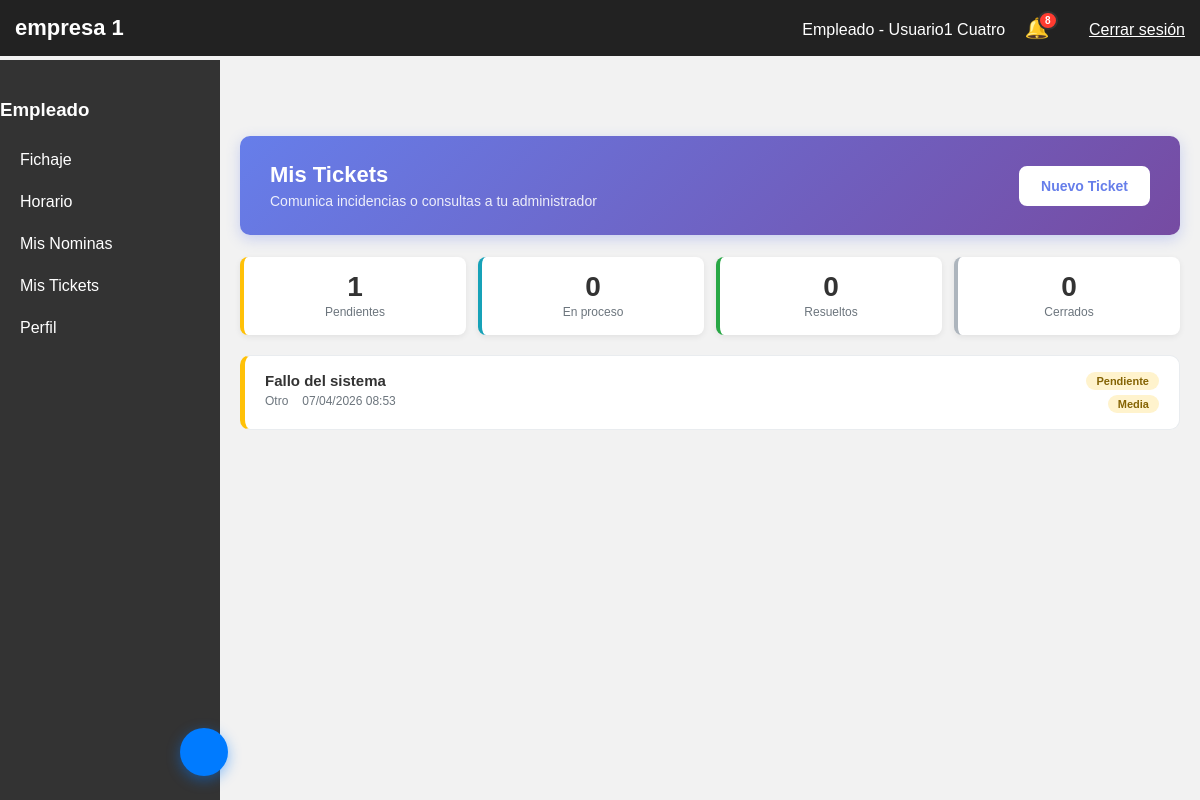
The app's page /panel.php?seccion=tickets (signed in), older data.
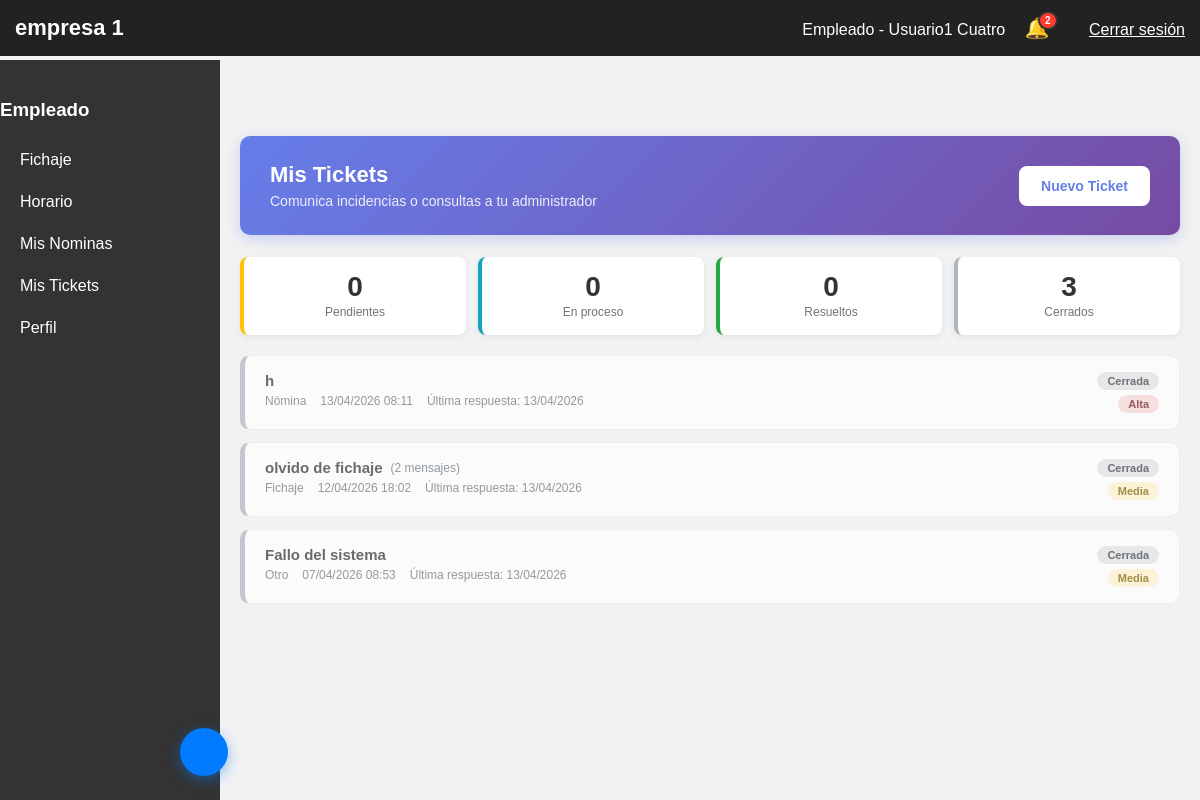
The same page, newer data.
### tables this page shows
CREATE TABLE `incidencias` (
  `id_incidencia` int(11) NOT NULL,
  `id_usuario` int(11) NOT NULL,
  `id_empresa` int(11) NOT NULL DEFAULT 1,
  `asunto` varchar(100) NOT NULL,
  `categoria` enum('HORARIO','NOMINA','VACACIONES','FICHAJE','OTRO') NOT NULL DEFAULT 'OTRO',
  `prioridad` enum('BAJA','MEDIA','ALTA') NOT NULL DEFAULT 'MEDIA',
  `mensaje` text NOT NULL,
  `respuesta` text DEFAULT NULL,
  `cerrado_por` int(11) DEFAULT NULL,
  `estado` enum('PENDIENTE','EN_PROCESO','RESUELTA','CERRADA') NOT NULL DEFAULT 'PENDIENTE',
  `fecha_creacion` timestamp NOT NULL DEFAULT current_timestamp(),
  `fecha_respuesta` timestamp NULL DEFAULT NULL
);

### secciones/tickets.php (the view, shortened to what the changed rows need)
<?php
$idUsuario = $_SESSION['usuario']['id'];
$idEmpresa = (int)$_SESSION['empresa_activa'];
$idTicket = isset($_GET['ticket']) ? (int)$_GET['ticket'] : 0;
$stmtLista = $pdo->prepare("
    SELECT i.*,
        (SELECT COUNT(*) FROM mensajes_ticket m WHERE m.id_incidencia = i.id_incidencia) AS total_mensajes
    FROM incidencias i
    WHERE i.id_usuario = ? AND i.id_empresa = ?
    ORDER BY
        FIELD(i.estado,'PENDIENTE','EN_PROCESO','RESUELTA','CERRADA'),
        i.fecha_creacion DESC
");
$stmtLista->execute([$idUsuario, $idEmpresa]);
$tickets = $stmtLista->fetchAll(PDO::FETCH_ASSOC);
$estados = ['PENDIENTE'=>0,'EN_PROCESO'=>0,'RESUELTA'=>0,'CERRADA'=>0];
foreach ($tickets as $t) {
    if (isset($estados[$t['estado']])) $estados[$t['estado']]++;
}
$labelEstado = ['PENDIENTE'=>'Pendiente','EN_PROCESO'=>'En proceso','RESUELTA'=>'Resuelta','CERRADA'=>'Cerrada'];
$labelCategoria = ['HORARIO'=>'Horario','NOMINA'=>'Nómina','VACACIONES'=>'Vacaciones','FICHAJE'=>'Fichaje','OTRO'=>'Otro'];
$labelPrioridad = ['BAJA'=>'Baja','MEDIA'=>'Media','ALTA'=>'Alta'];
$iconoCategoria = ['HORARIO'=>'','NOMINA'=>'','VACACIONES'=>'','FICHAJE'=>'','OTRO'=>''];
?>
<link rel="stylesheet" href="css/tickets.css">
<div class="tickets-wrapper">
<?php if ($idTicket && $ticket): ?>
    <!-- ══════════════════════════════════════════
         DETALLE DE UN TICKET
    ══════════════════════════════════════════ -->
    <div class="ticket-detalle">
        <div class="ticket-detalle-header">
            <div>
                <button class="btn-volver" style="margin-bottom:10px;"
                        onclick="location.href='panel.php?seccion=tickets'">← Volver</button>
                <h3><?= htmlspecialchars($ticket['asunto']) ?></h3>
                <div class="meta">
                    <span class="badge-ticket badge-<?= strtolower($ticket['estado']) ?>">
                        <?= $labelEstado[$ticket['estado']] ?>
                    </span>
                    &nbsp;·&nbsp;
                    <?= $iconoCategoria[$ticket['categoria']] ?> <?= $labelCategoria[$ticket['categoria']] ?>
                    &nbsp;·&nbsp;
                    Prioridad: <?= $labelPrioridad[$ticket['prioridad']] ?>
                    &nbsp;·&nbsp;
                    <?= date('d/m/Y H:i', strtotime($ticket['fecha_creacion'])) ?>
                </div>
            </div>
        </div>
        <div class="hilo-mensajes" id="hiloMensajes">
            <?php foreach ($mensajes as $msg): ?>
                <div class="mensaje-bubble <?= $msg['es_admin'] ? 'admin' : 'empleado' ?>">
                    <div class="mensaje-contenido">
                        <?= nl2br(htmlspecialchars($msg['mensaje'])) ?>
                    </div>
                    <div class="mensaje-autor">
                        <img src="<?= htmlspecialchars($msg['foto_perfil'] ?? 'secciones/uploads/perfil_default.jpg') ?>"
                             class="mensaje-avatar"
                             onerror="this.src='secciones/uploads/perfil_default.jpg'">
                        <span><?= htmlspecialchars($msg['nombre'] . ' ' . $msg['apellidos']) ?></span>
                        <span>· <?= date('d/m/Y H:i', strtotime($msg['fecha_creacion'])) ?></span>
                    </div>
                </div>
            <?php endforeach; ?>
            <?php if (empty($mensajes)): ?>
                <p style="color:#adb5bd;text-align:center;padding:20px 0;">Sin mensajes aún.</p>
            <?php endif; ?>
        </div>
        <?php if (!in_array($ticket['estado'], ['RESUELTA','CERRADA'])): ?>
        <div class="respuesta-box">
            <textarea id="txtRespuesta" placeholder="Escribe tu mensaje..."></textarea>
            <div class="respuesta-acciones">
                <span style="font-size:13px;color:#6c757d;">Pulsa Enviar para añadir al hilo</span>
                <button class="btn-primary" onclick="enviarMensaje(<?= $idTicket ?>)">
                    Enviar mensaje
                </button>
            </div>
        </div>
        <?php else: ?>
        <div style="padding:14px 25px;background:#f8f9fa;border-top:1px solid #e9ecef;font-size:13px;color:#6c757d;text-align:center;">
             Este ticket está <?= strtolower($labelEstado[$ticket['estado']]) ?>. No se pueden añadir más mensajes.
        </div>
        <?php endif; ?>
    </div>
<?php else: ?>
    <div class="tickets-header">
        <div>
            <h2> Mis Tickets</h2>
            <p>Comunica incidencias o consultas a tu administrador</p>
        </div>
        <button class="btn-nuevo-ticket" onclick="abrirModalNuevo()">
             Nuevo Ticket
        </button>
    </div>
    <div class="tickets-stats">
        <div class="stat-ticket pendiente">
            <div class="stat-ticket-num"><?= $estados['PENDIENTE'] ?></div>
            <div class="stat-ticket-lbl">Pendientes</div>
        </div>
        <div class="stat-ticket proceso">
            <div class="stat-ticket-num"><?= $estados['EN_PROCESO'] ?></div>
            <div class="stat-ticket-lbl">En proceso</div>
        </div>
        <div class="stat-ticket resuelta">
            <div class="stat-ticket-num"><?= $estados['RESUELTA'] ?></div>
            <div class="stat-ticket-lbl">Resueltos</div>
        </div>
        <div class="stat-ticket cerrada">
            <div class="stat-ticket-num"><?= $estados['CERRADA'] ?></div>
            <div class="stat-ticket-lbl">Cerrados</div>
        </div>
    </div>
    <div class="tickets-lista">
        <?php if (empty($tickets)): ?>
            <div class="tickets-empty">
                <div class="empty-icon"></div>
                <h3>Aún no tienes tickets</h3>
                <p>Usa el botón "Nuevo Ticket" para comunicarte con tu administrador.</p>
            </div>
        <?php else: ?>
            <?php foreach ($tickets as $t): ?>
                <div class="ticket-card <?= strtolower($t['estado']) ?>"
                     onclick="location.href='panel.php?seccion=tickets&ticket=<?= $t['id_incidencia'] ?>'">
                    <div class="ticket-main">
                        <div class="ticket-asunto">
                            <?= htmlspecialchars($t['asunto']) ?>
                            <?php if ($t['total_mensajes'] > 1): ?>
                                <span style="font-size:12px;font-weight:400;color:#6c757d;">
                                    (<?= $t['total_mensajes'] ?> mensajes)
                                </span>
                            <?php endif; ?>
                        </div>
                        <div class="ticket-meta">
                            <span> <?= $labelCategoria[$t['categoria']] ?></span>
                            <span> <?= date('d/m/Y H:i', strtotime($t['fecha_creacion'])) ?></span>
                            <?php if ($t['fecha_respuesta']): ?>
                                <span> Última respuesta: <?= date('d/m/Y', strtotime($t['fecha_respuesta'])) ?></span>
                            <?php endif; ?>
                        </div>
                    </div>
                    <div class="ticket-badges">
                        <span class="badge-ticket badge-<?= strtolower($t['estado']) ?>">
                            <?= $labelEstado[$t['estado']] ?>
                        </span>
                        <span class="badge-ticket badge-<?= strtolower($t['prioridad']) ?>">
                            <?= $labelPrioridad[$t['prioridad']] ?>
                        </span>
                    </div>
                </div>
            <?php endforeach; ?>
        <?php endif; ?>
    </div>
<?php endif; ?>
</div>

### panel.php (shortened to what the changed rows need)
<?php
require_once 'config.php';
$usuario  = $_SESSION['usuario'];
$idUsuario = $usuario['id'];
$seccion = $_GET['seccion'] ?? 'fichaje';
$empresa  = $_SESSION['empresa_activa'];
$cssFile  = "css/empresa_$empresa.css";
?>
<!DOCTYPE html>
<html lang="es">
<head>
    <link rel="stylesheet" href="<?= $cssFile ?>">
    <link rel="stylesheet" href="css/panel.css">
</head>
<body>
    <header>
        <div>
            <div class="notification-container" style="display: inline-block; position: relative; margin-right: 15px;">
                <?php
                $stmtNotif = $pdo->prepare("SELECT COUNT(*) FROM NOTIFICACIONES WHERE id_usuario = ? AND leida = 0");
                $stmtNotif->execute([$idUsuario]);
                $countNotif = $stmtNotif->fetchColumn();
                $badge = ($countNotif > 9) ? '9+' : $countNotif;
                ?>
                <a href="panel.php?seccion=notificaciones" style="text-decoration: none; font-size: 20px;">
                    🔔
                    <?php if ($countNotif > 0): ?>
                        <span class="notification-badge"><?= $badge ?></span>
                    <?php endif; ?>
                </a>
            </div>
        </div>
    </header>
    <main>
        <?php
        if ($seccion === "tickets")       include "secciones/tickets.php";
        ?>
    </main>
</body>
</html>

Row changes from the older to the newer data that the page shows:
added incidencias: asunto "h", categoria "Nómina", fecha_creacion "13/04/2026 08:11", fecha_respuesta "13/04/2026", estado "Cerrada", prioridad "Alta"
added incidencias: asunto "olvido de fichaje", total_mensajes "2", categoria "Fichaje", fecha_creacion "12/04/2026 18:02", fecha_respuesta "13/04/2026", estado "Cerrada", prioridad "Media"
changed incidencias "Fallo del sistema": fecha_respuesta (not shown) → "13/04/2026"; estado "Pendiente" → "Cerrada"
Text that changed along with them:
$badge: "8" → "2"
$estados['PENDIENTE']: "1" → "0"
$estados['CERRADA']: "0" → "3"
